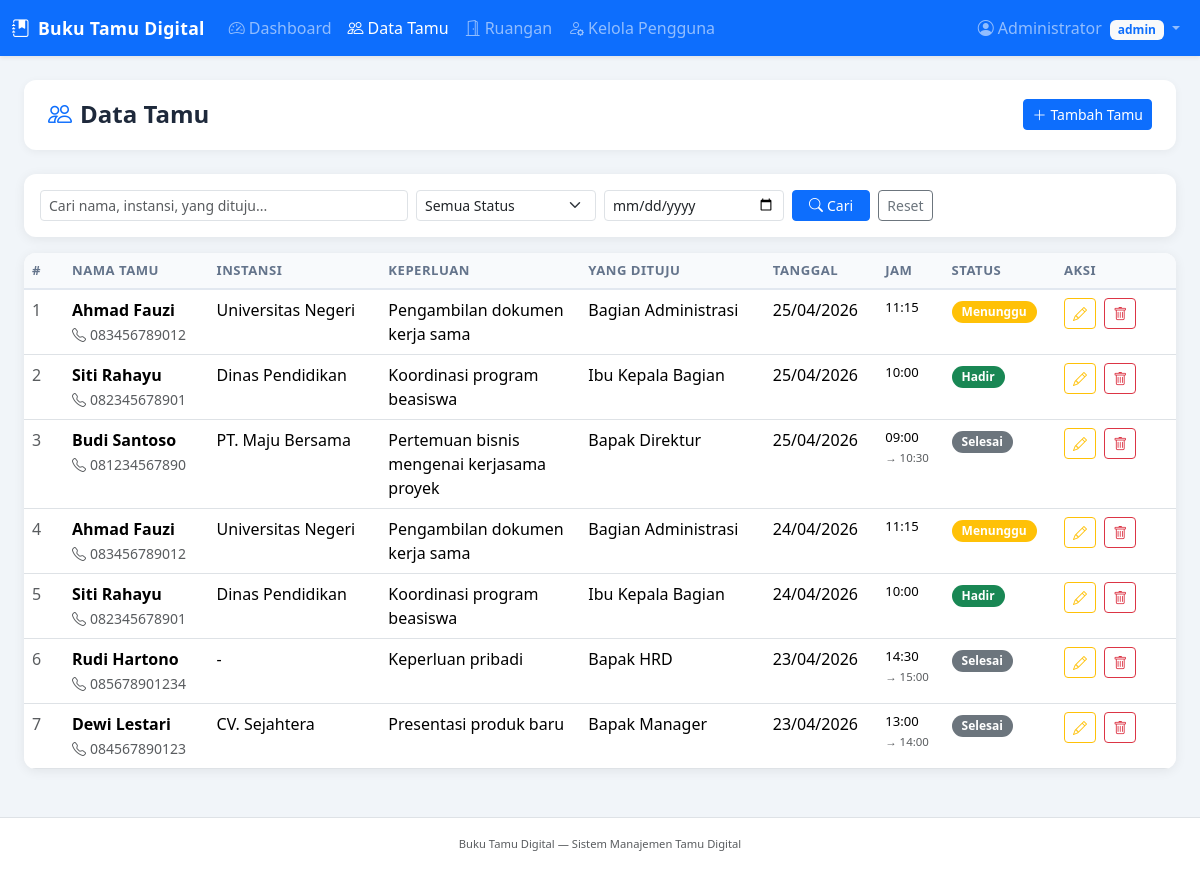
Screenshot of /pages/tamu.php (signed in) with the database file from the repository.
### tables this page shows
CREATE TABLE `tamu` (
  `id` int(11) NOT NULL,
  `nama_tamu` varchar(100) NOT NULL,
  `instansi` varchar(150) DEFAULT NULL,
  `keperluan` text NOT NULL,
  `yang_dituju` varchar(100) NOT NULL,
  `nomor_hp` varchar(20) DEFAULT NULL,
  `tanggal_kunjungan` date NOT NULL,
  `jam_masuk` time NOT NULL,
  `jam_keluar` time DEFAULT NULL,
  `status` enum('hadir','menunggu','selesai') DEFAULT 'menunggu',
  `keterangan` text DEFAULT NULL,
  `created_by` int(11) DEFAULT NULL,
  `created_at` timestamp NOT NULL DEFAULT current_timestamp(),
  `updated_at` timestamp NOT NULL DEFAULT current_timestamp() ON UPDATE current_timestamp()
);

### pages/tamu.php (the view, shortened to what this page needs)
<?php
$conn = getConnection();
$search = trim($_GET['q'] ?? '');
$filterDate   = $_GET['date'] ?? '';
$sql = "SELECT t.*, u.nama as petugas FROM tamu t LEFT JOIN users u ON t.created_by = u.id";
$sql .= " ORDER BY t.tanggal_kunjungan DESC, t.jam_masuk DESC";
$stmt = $conn->prepare($sql);
$stmt->execute();
$result = $stmt->get_result();
include __DIR__ . '/../includes/header.php';
?>
<div class="page-header">
    <h4><i class="bi bi-people me-2 text-primary"></i>Data Tamu</h4>
    <a href="<?= BASE_URL ?>/pages/tamu_form.php" class="btn btn-primary btn-sm">
        <i class="bi bi-plus-lg me-1"></i>Tambah Tamu
    </a>
</div>
<div class="card form-card mb-3">
    <div class="card-body py-3">
        <form method="GET" class="row g-2 align-items-end">
            <div class="col-md-4">
                <input type="text" name="q" class="form-control form-control-sm"
                       placeholder="Cari nama, instansi, yang dituju..."
                       value="<?= htmlspecialchars($search) ?>">
            </div>
            <div class="col-md-2">
                <select name="status" class="form-select form-select-sm">
                    <option value="">Semua Status</option>
                </select>
            </div>
            <div class="col-md-2">
                <input type="date" name="date" class="form-control form-control-sm"
                       value="<?= htmlspecialchars($filterDate) ?>">
            </div>
            <div class="col-md-auto">
                <button type="submit" class="btn btn-primary btn-sm px-3">
                    <i class="bi bi-search me-1"></i>Cari
                </button>
                <a href="<?= BASE_URL ?>/pages/tamu.php" class="btn btn-outline-secondary btn-sm ms-1">Reset</a>
            </div>
        </form>
    </div>
</div>
<div class="card table-card">
    <div class="card-body p-0">
        <div class="table-responsive">
            <table class="table table-hover mb-0">
                <thead>
                    <tr>
                        <th style="width:40px">#</th>
                        <th>Nama Tamu</th>
                        <th>Instansi</th>
                        <th>Keperluan</th>
                        <th>Yang Dituju</th>
                        <th>Tanggal</th>
                        <th>Jam</th>
                        <th>Status</th>
                        <th style="width:120px">Aksi</th>
                    </tr>
                </thead>
                <tbody>
                    <?php $no = 1; ?>
                    <?php while ($row = $result->fetch_assoc()): ?>
                    <tr>
                        <td class="text-muted"><?= $no++ ?></td>
                        <td>
                            <div class="fw-semibold"><?= htmlspecialchars($row['nama_tamu']) ?></div>
                            <?php if ($row['nomor_hp']): ?>
                            <small class="text-muted"><i class="bi bi-telephone me-1"></i><?= htmlspecialchars($row['nomor_hp']) ?></small>
                            <?php endif; ?>
                        </td>
                        <td><?= htmlspecialchars($row['instansi'] ?: '-') ?></td>
                        <td style="max-width:180px">
                            <span title="<?= htmlspecialchars($row['keperluan']) ?>">
                                <?= htmlspecialchars(substr($row['keperluan'], 0, 45)) . (strlen($row['keperluan']) > 45 ? '...' : '') ?>
                            </span>
                        </td>
                        <td><?= htmlspecialchars($row['yang_dituju']) ?></td>
                        <td><?= date('d/m/Y', strtotime($row['tanggal_kunjungan'])) ?></td>
                        <td style="font-size:.82rem">
                            <?= substr($row['jam_masuk'], 0, 5) ?>
                            <?php if ($row['jam_keluar']): ?>
                                <br><small class="text-muted">→ <?= substr($row['jam_keluar'], 0, 5) ?></small>
                            <?php endif; ?>
                        </td>
                        <td>
                            <?php
                            $badge = ['hadir'=>'success','menunggu'=>'warning','selesai'=>'secondary'];
                            $label = ['hadir'=>'Hadir','menunggu'=>'Menunggu','selesai'=>'Selesai'];
                            ?>
                            <span class="badge bg-<?= $badge[$row['status']] ?> badge-status">
                                <?= $label[$row['status']] ?>
                            </span>
                        </td>
                        <td>
                            <a href="<?= BASE_URL ?>/pages/tamu_form.php?id=<?= $row['id'] ?>"
                               class="btn btn-sm btn-outline-warning" title="Edit">
                                <i class="bi bi-pencil"></i>
                            </a>
                            <a href="<?= BASE_URL ?>/pages/tamu.php?delete=<?= $row['id'] ?>"
                               class="btn btn-sm btn-outline-danger ms-1" title="Hapus"
                               onclick="return confirm('Hapus data tamu <?= addslashes(htmlspecialchars($row['nama_tamu'])) ?>?')">
                                <i class="bi bi-trash"></i>
                            </a>
                        </td>
                    </tr>
                    <?php endwhile; ?>
                </tbody>
            </table>
        </div>
    </div>
</div>
<?php include __DIR__ . '/../includes/footer.php'; ?>

### assets/css/style.css (style rules this page uses)
:root { --primary: #0d6efd; --sidebar-bg: #1e293b; }
body { background-color: #f1f5f9; font-family: 'Segoe UI', sans-serif; }
.table-card { border: none; border-radius: 12px; box-shadow: 0 2px 12px rgba(0,0,0,0.07); overflow: hidden; }
.table thead th { background-color: #f8fafc; border-bottom: 2px solid #e2e8f0; font-size: 0.82rem; font-weight: 600; text-transform: uppercase; letter-spacing: 0.5px; color: #64748b; }
.badge-status { font-size: 0.75rem; padding: 5px 10px; border-radius: 20px; }
.page-header { background: white; border-radius: 12px; padding: 1.2rem 1.5rem; margin-bottom: 1.5rem; box-shadow: 0 2px 8px rgba(0,0,0,0.05); display: flex; align-items: center; justify-content: space-between; }
.page-header h4 { margin: 0; font-weight: 600; color: #1e293b; }
.form-card { border: none; border-radius: 12px; box-shadow: 0 2px 12px rgba(0,0,0,0.07); }

### rows the page displays
tamu: nama_tamu "Ahmad Fauzi", nomor_hp "083456789012", instansi "Universitas Negeri", keperluan "Pengambilan dokumen kerja sama", yang_dituju "Bagian Administrasi", tanggal_kunjungan "25/04/2026", jam_masuk "11:15", status "Menunggu"
tamu: nama_tamu "Siti Rahayu", nomor_hp "082345678901", instansi "Dinas Pendidikan", keperluan "Koordinasi program beasiswa", yang_dituju "Ibu Kepala Bagian", tanggal_kunjungan "25/04/2026", jam_masuk "10:00", status "Hadir"
tamu: nama_tamu "Budi Santoso", nomor_hp "081234567890", instansi "PT. Maju Bersama", keperluan "Pertemuan bisnis mengenai kerjasama proyek", yang_dituju "Bapak Direktur", tanggal_kunjungan "25/04/2026", jam_masuk "09:00", jam_keluar "10:30", status "Selesai"
tamu: nama_tamu "Ahmad Fauzi", nomor_hp "083456789012", instansi "Universitas Negeri", keperluan "Pengambilan dokumen kerja sama", yang_dituju "Bagian Administrasi", tanggal_kunjungan "24/04/2026", jam_masuk "11:15", status "Menunggu"
tamu: nama_tamu "Siti Rahayu", nomor_hp "082345678901", instansi "Dinas Pendidikan", keperluan "Koordinasi program beasiswa", yang_dituju "Ibu Kepala Bagian", tanggal_kunjungan "24/04/2026", jam_masuk "10:00", status "Hadir"
tamu: nama_tamu "Rudi Hartono", nomor_hp "085678901234", instansi "-", keperluan "Keperluan pribadi", yang_dituju "Bapak HRD", tanggal_kunjungan "23/04/2026", jam_masuk "14:30", jam_keluar "15:00", status "Selesai"
tamu: nama_tamu "Dewi Lestari", nomor_hp "084567890123", instansi "CV. Sejahtera", keperluan "Presentasi produk baru", yang_dituju "Bapak Manager", tanggal_kunjungan "23/04/2026", jam_masuk "13:00", jam_keluar "14:00", status "Selesai"

### other values shown
APP_NAME "Buku Tamu Digital"
$_SESSION['nama'] "Administrator"
$_SESSION['role'] "admin"
